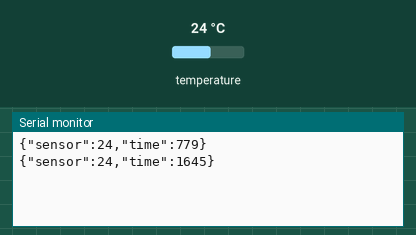
Simulated run of this sketch. Board: Arduino Uno, built with avr-gcc and run on an emulated ATmega328P. Shown: the last lines printed to the serial monitor. The test bench sets the inputs (shaded band); at power-on: temperature 24 °C.

Above: at 2.4 s.
2.5 s: temperature set to 12 °C
At 3.2 s:
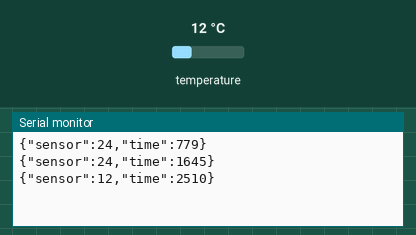
4.0 s: temperature set to 19 °C
At 4.9 s:
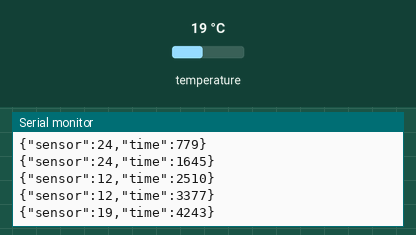
Timing chart, 0 to 7.0 s (numbered marks = the images above; inputs shaded):
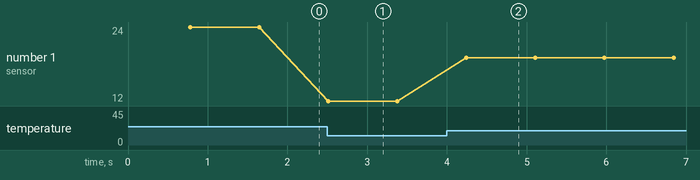

The sketch:

sketch_mar26a.ino
```cpp
#include <ArduinoJson.h>
#include <OneWire.h>
#include <DallasTemperature.h>
#define ONE_WIRE_BUS 2
OneWire oneWire(ONE_WIRE_BUS);
DallasTemperature sensors(&oneWire);

void setup() {
  Serial.begin(115200);
   sensors.begin();
}

void loop() {
  sensors.requestTemperatures();

  DynamicJsonDocument doc(1024);

  doc["sensor"] = sensors.getTempCByIndex(0);
  doc["time"] = millis();
  serializeJson(doc, Serial);
  Serial.println();
  delay(100);
}
```

Measured:
- after the input at 2.5 s, the serial monitor: prints a new line at once (image 1)
- after the input at 4.0 s, the serial monitor: prints a new line after 0.25 s (image 2)
- plotted number 1: 24 → 12 after the input at 2.5 s, 12 → 19 after the input at 4.0 s
